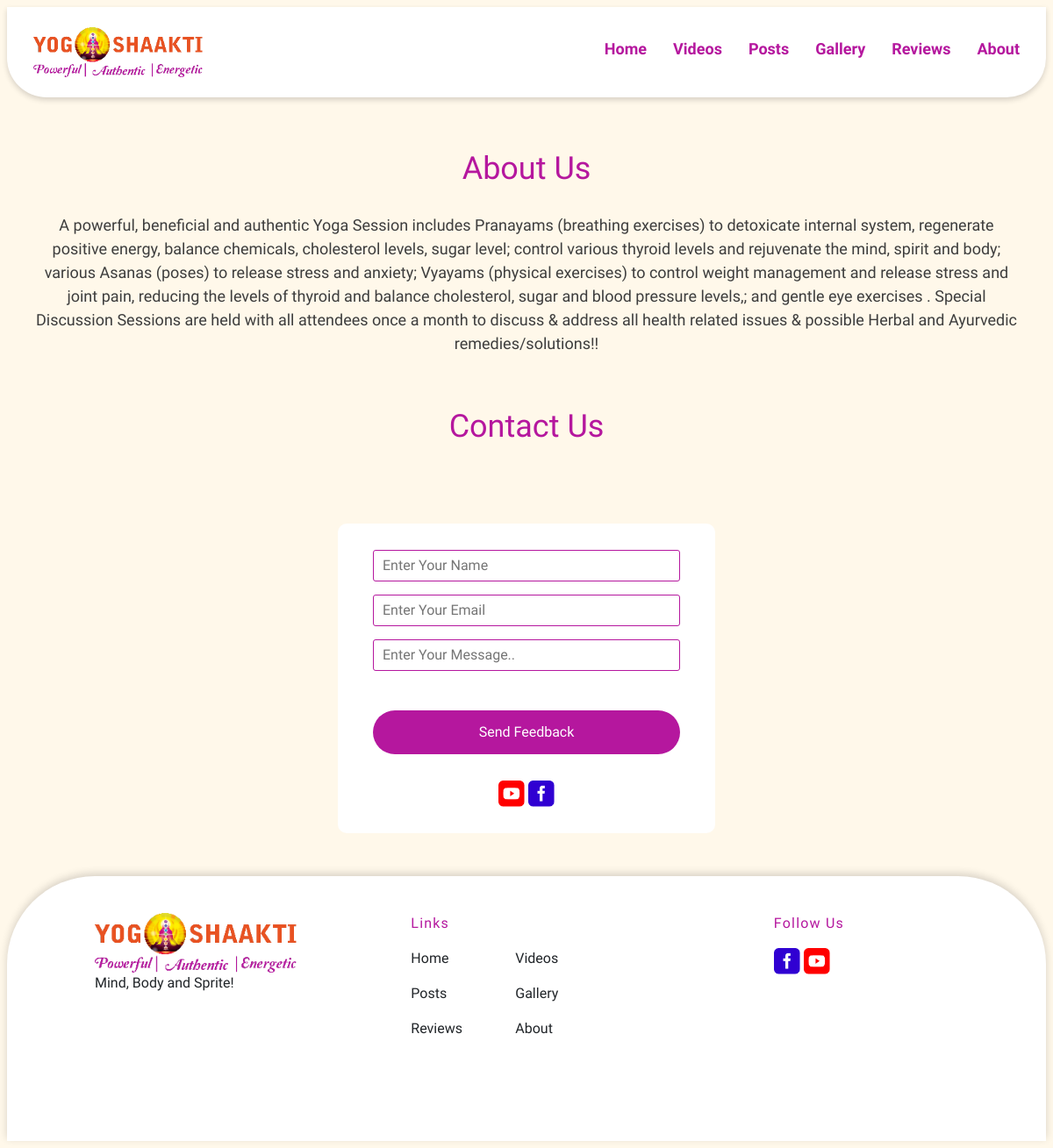
/about_us/, run on an earlier commit of the app's database.
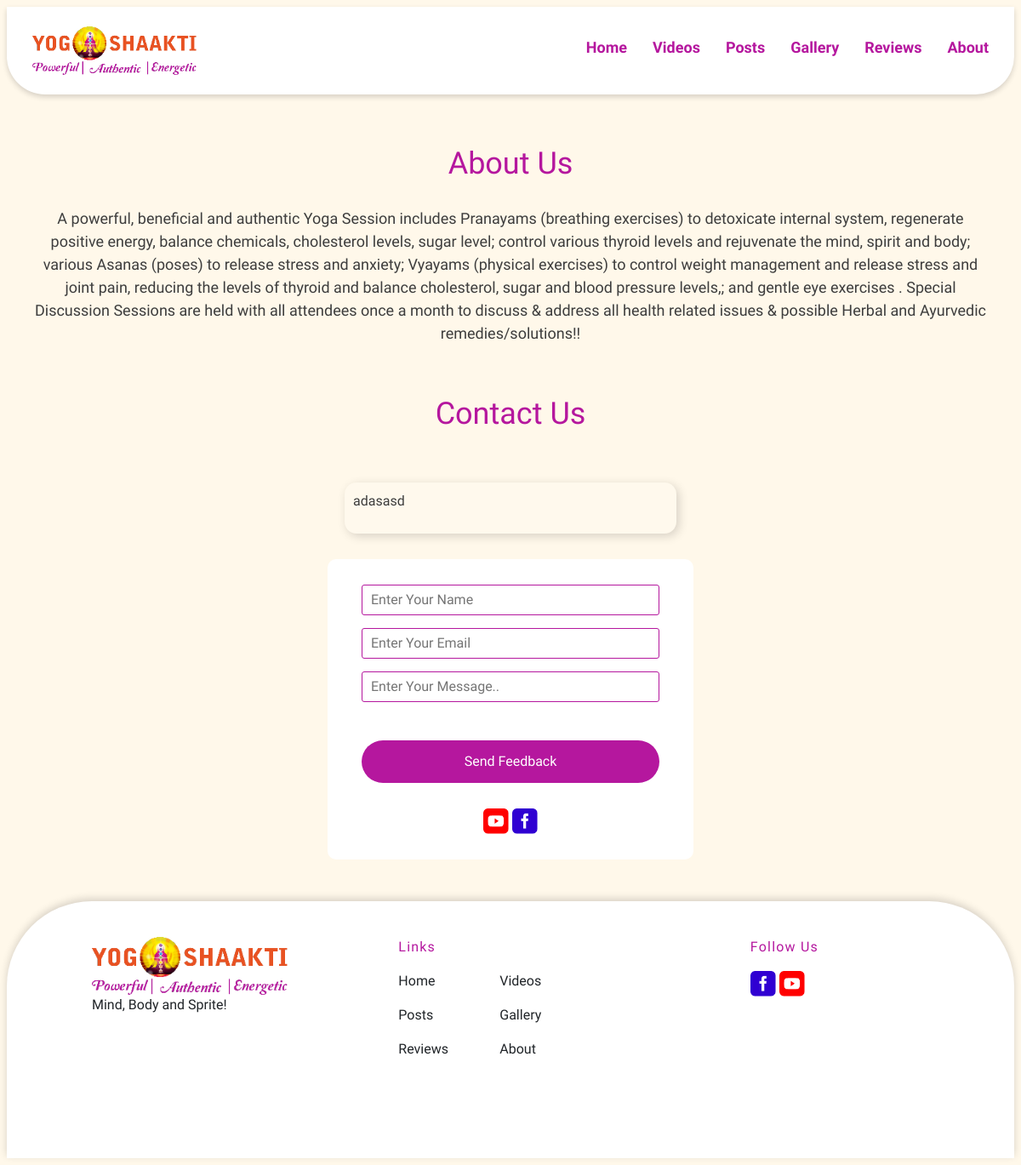
And on a later commit of the database.
### home/models.py (models this page shows, shortened)
class About_us(models.Model):
    content = RichTextField(null = True)

### home/views.py (the view, shortened to what this page needs)
# urls.py: path('about_us/', views.about_us, name="about_us"),
@csrf_exempt
def about_us(request):
    about_content = About_us.objects.all()
    return render(request, 'About.html',{'about_content' : about_content})

### templates/About.html (shortened to what this page needs)
{% load static %}
<!DOCTYPE html>
<html lang="en" dir="ltr">
<head>
  <link rel="stylesheet" href="https://cdn.jsdelivr.net/npm/bootstrap@4.0.0/dist/css/bootstrap.min.css">
  <link type="text/css" rel="stylesheet" href="{% static 'css/style.css' %}">
</head>
<body class="about">
   <div id="header">
    <img id="img_h" src="{% static 'assets/images/logo.png' %}" alt="Loading..">
    <div class="header_menu">
      <h3 id="home"><a href="{% url 'home' %}">Home</a></h3>
      <h3 id="video"><a href="{% url 'yoga_videos' %}">Videos</a></h3>
      <h3 id="post"><a href="{% url 'yoga_post' %}">Posts</a></h3>
      <h3 id="gallery"><a href="{% url 'yoga_gallery' %}">Gallery</a></h3>
      <h3 id="review"><a href="{% url 'yoga_review' %}">Reviews</a></h3>
      <h3 id="about"><a href="{% url 'about_us' %}">About</a></h3>
    </div>
  </div>
  <div class="about_text">
    <h1 id="head1">About Us</h1>
    <p id="text1">A powerful, beneficial and authentic Yoga Session includes Pranayams (breathing exercises) to
      detoxicate internal system, regenerate positive energy, balance chemicals, cholesterol levels, sugar level;
      control various thyroid levels and rejuvenate the mind, spirit and body; various Asanas (poses) to release stress
      and anxiety; Vyayams (physical exercises) to control weight management and release stress and joint pain, reducing
      the levels of thyroid and balance cholesterol, sugar and blood pressure levels,; and gentle eye exercises .
      Special Discussion Sessions are held with all attendees once a month to discuss & address all health related
      issues & possible Herbal and Ayurvedic remedies/solutions!!</p>
    <h1 id="head2">Contact Us</h1>
  </div>
  <div class='post_data_list_wrp'>
    {% for i in about_content %}
      <div class="post_list">
        {{ i.content  | safe}}
      </div>
    {% endfor %}
  </div>
  <div id="block3">
    <div id="inblock">
      <form action="" method="post">
        <input type="text" required name="fname" placeholder="Enter Your Name" id="input1"></input>
        <input type="text" required name="email" placeholder="Enter Your Email" ></input>
        <input type="text" required name="message" placeholder="Enter Your Message.." id="input2"></input>
        <button type="submit" id="btn1">Send Feedback</button>
        <div class="social_icon_contact">
          <a href="https://youtube.com/channel/UCSaQ0GrPfLjuqaG8Hnd5Z0Q"><img src="{% static 'assets/images/Youtube.png' %}"
              alt="Loding.." id="youtube1"></a>
          <a href="https://www.facebook.com/SejalShahVirmani"><img src="{% static 'assets/images/facebook.png' %}" alt="Loading.."
              id="facebook1"></a>
        </div>
      </form>
    </div>
  </div>
  <div id="footer">
    <div class="footer_logo">
      <img src="{% static 'assets/images/logo.png' %}" alt="Loading..." id="img_f">
      <p id="text10">Mind, Body and Sprite!</p>
    </div>
    <div class="footer_link">
      <p id="links">Links</p>
      <div class="link_list">
      <p id="Home_f"><a href="{% url 'home' %}">Home</a></p>
      <p id="Video_f"><a href="{% url 'yoga_videos' %}">Videos</a></p>
      <p id="post_f"><a href="{% url 'yoga_post' %}">Posts</a></p>
      <p id="gallery_f"><a href="{% url 'yoga_gallery' %}">Gallery</a></p>
      <p id="review_f"><a href="{% url 'yoga_review' %}">Reviews</a></p>
      <p id="about_f"><a href="{% url 'about_us' %}">About</a></p>
    </div>
    </div>
    <div class="footer_social_icon">
      <p id="follow">Follow Us</p>
      <a href="https://www.facebook.com/SejalShahVirmani"><img src="{% static 'assets/images/facebook.png' %}"
          alt="Loading..." id="facebook"></a>
      <a href="https://youtube.com/channel/UCSaQ0GrPfLjuqaG8Hnd5Z0Q"><img src="{% static 'assets/images/Youtube.png' %}"
          alt="Loading..."></a>
    </div>
  </div>
</body>
</html>

What changed in the data, as far as the page shows it:
added About_us: content "adasasd"
